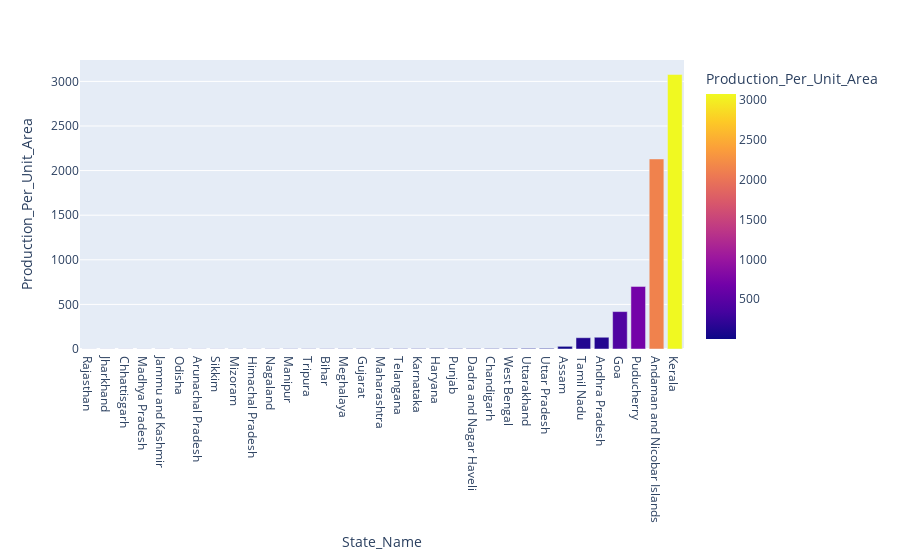

Notebook source saved alongside this figure:
### Markdown cell above
## Productivity by State

### Code cell
temp = df.groupby('State_Name')['Area', 'Production'].sum().reset_index()
temp['Production_Per_Unit_Area'] = temp['Production']/temp['Area']
temp = temp.sort_values(by='Production_Per_Unit_Area')
px.bar(temp, 'State_Name', 'Production_Per_Unit_Area', color='Production_Per_Unit_Area', )

### Figure 1 — Plotly figure (JSON) as saved in the notebook; plotly's stock layout.template omitted (floating-point values rounded to 4 significant figures)
{"data": [{"alignmentgroup": "True", "hovertemplate": "State_Name=%{x}<br>Production_Per_Unit_Area=%{marker.color}<extra></extra>", "legendgroup": "", "marker": {"color": [1.047, 1.148, 1.217, 1.361, 1.435, 1.465, 1.564, 1.598, 1.672, 1.78, 2.109, 2.606, 2.698, 2.857, 3.002, 3.384, 3.922, 4.122, 4.255, 4.259, 4.628, 4.66, 5.116, 6.49, 7.034, 7.459, 30.01, 126.6, 131.7, 419.5, 701.1, 2131.0, 3078.0], "coloraxis": "coloraxis", "pattern": {"shape": ""}}, "name": "", "offsetgroup": "", "orientation": "v", "showlegend": false, "textposition": "auto", "type": "bar", "x": ["Rajasthan", "Jharkhand", "Chhattisgarh", "Madhya Pradesh", "Jammu and Kashmir ", "Odisha", "Arunachal Pradesh", "Sikkim", "Mizoram", "Himachal Pradesh", "Nagaland", "Manipur", "Tripura", "Bihar", "Meghalaya", "Gujarat", "Maharashtra", "Telangana ", "Karnataka", "Haryana", "Punjab", "Dadra and Nagar Haveli", "Chandigarh", "West Bengal", "Uttarakhand", "Uttar Pradesh", "Assam", "Tamil Nadu", "Andhra Pradesh", "Goa", "Puducherry", "Andaman and Nicobar Islands", "Kerala"], "xaxis": "x", "y": [1.047, 1.148, 1.217, 1.361, 1.435, 1.465, 1.564, 1.598, 1.672, 1.78, 2.109, 2.606, 2.698, 2.857, 3.002, 3.384, 3.922, 4.122, 4.255, 4.259, 4.628, 4.66, 5.116, 6.49, 7.034, 7.459, 30.01, 126.6, 131.7, 419.5, 701.1, 2131.0, 3078.0], "yaxis": "y"}], "layout": {"barmode": "relative", "coloraxis": {"colorbar": {"title": {"text": "Production_Per_Unit_Area"}}, "colorscale": [[0, "#0d0887"], [0.1111, "#46039f"], [0.2222, "#7201a8"], [0.3333, "#9c179e"], [0.4444, "#bd3786"], [0.5556, "#d8576b"], [0.6667, "#ed7953"], [0.7778, "#fb9f3a"], [0.8889, "#fdca26"], [1, "#f0f921"]]}, "legend": {"tracegroupgap": 0}, "margin": {"t": 60}, "xaxis": {"anchor": "y", "domain": [0, 1], "title": {"text": "State_Name"}}, "yaxis": {"anchor": "x", "domain": [0, 1], "title": {"text": "Production_Per_Unit_Area"}}}}
